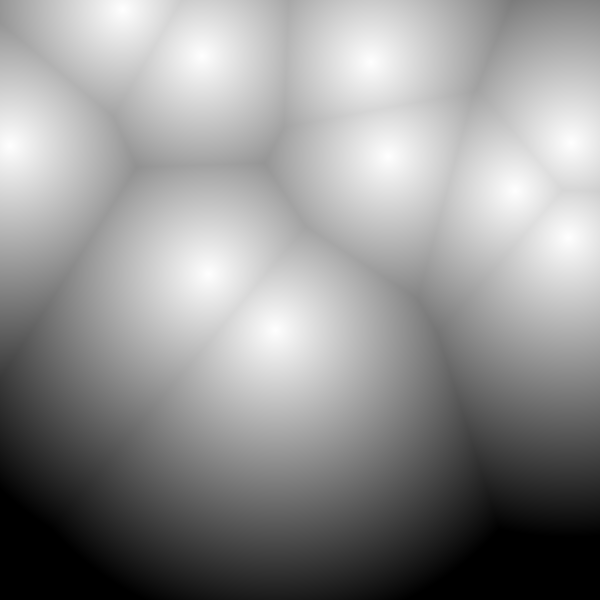
Frame 1 (no input)
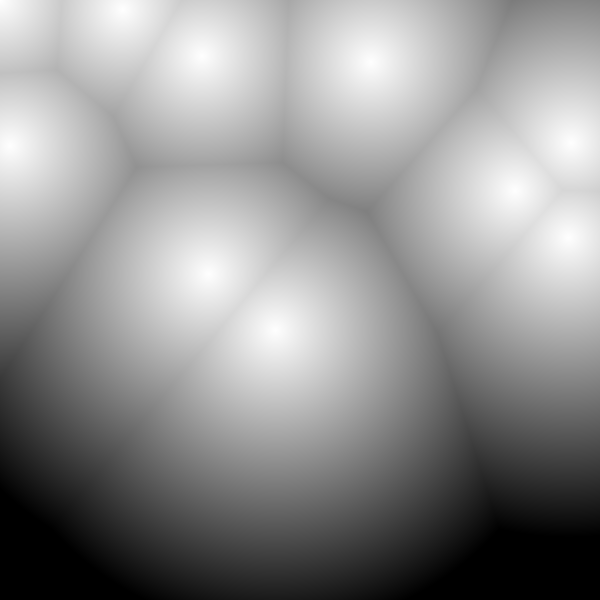
Frame 60 (the mouse pressed at the canvas centre just before this capture)
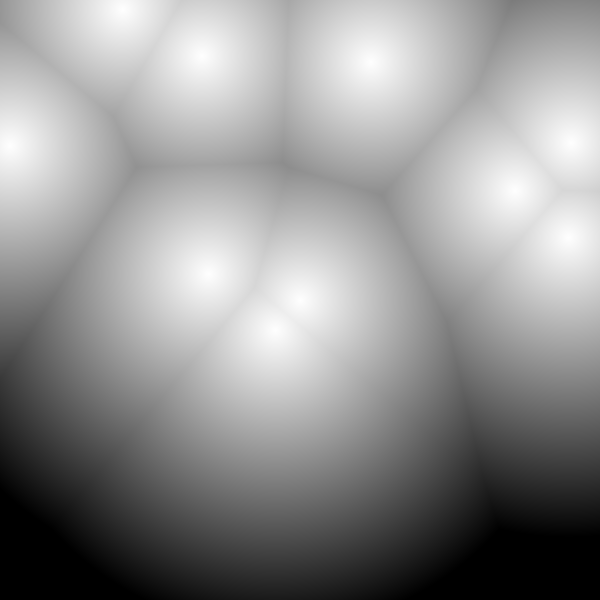
Frame 120 (the mouse held since frame 60 and released just before this capture)

The Processing sketch that drew these frames (run headless with seeded random() and noise(); from frame 60 on, the mouse is pressed at the canvas centre):

// Processing sketch: WorleyNoise
// ── WorleyNoise.pde
PVector[] points = new PVector[10];

void setup() {

  size(600, 600);
  for (int i = 0; i < points.length; i++) {
    points[i] = new PVector(random(width), random(height));
  }
}

void draw() {
  loadPixels();
  for (int x = 0; x < width; x++) {
    for (int y = 0; y < height; y++) {

      float[] distances = new float[points.length];
      for (int i = 0; i < points.length; i++) {
        float distance = dist(x, y, points[i].x, points[i].y);
        distances[i] = distance;
      }
      int n = 0;
      float[] sorted = sort(distances);
      float noise = map(sorted[n], 0, width/2, 255, 0);


      int index = x + y * width;
      pixels[index] = color(noise);
    }
  }
  updatePixels();

  //for (PVector v : points) {
  //  stroke(0, 255, 0);
  //  strokeWeight(8);
  //  point(v.x, v.y);
  //}
  
  points[0] = new PVector(mouseX, mouseY);
}
